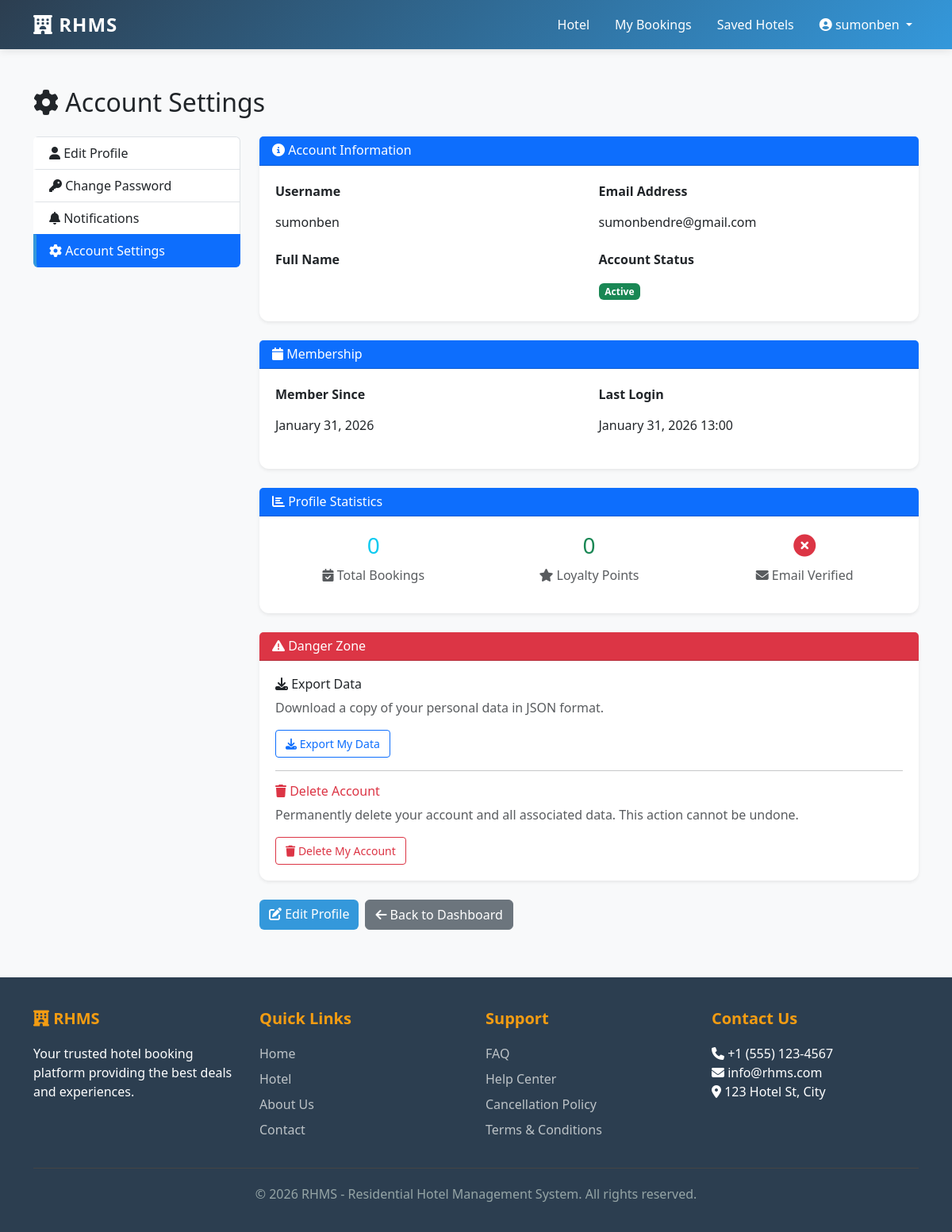
/users/account/ (signed in), run on an earlier commit of the app's database.
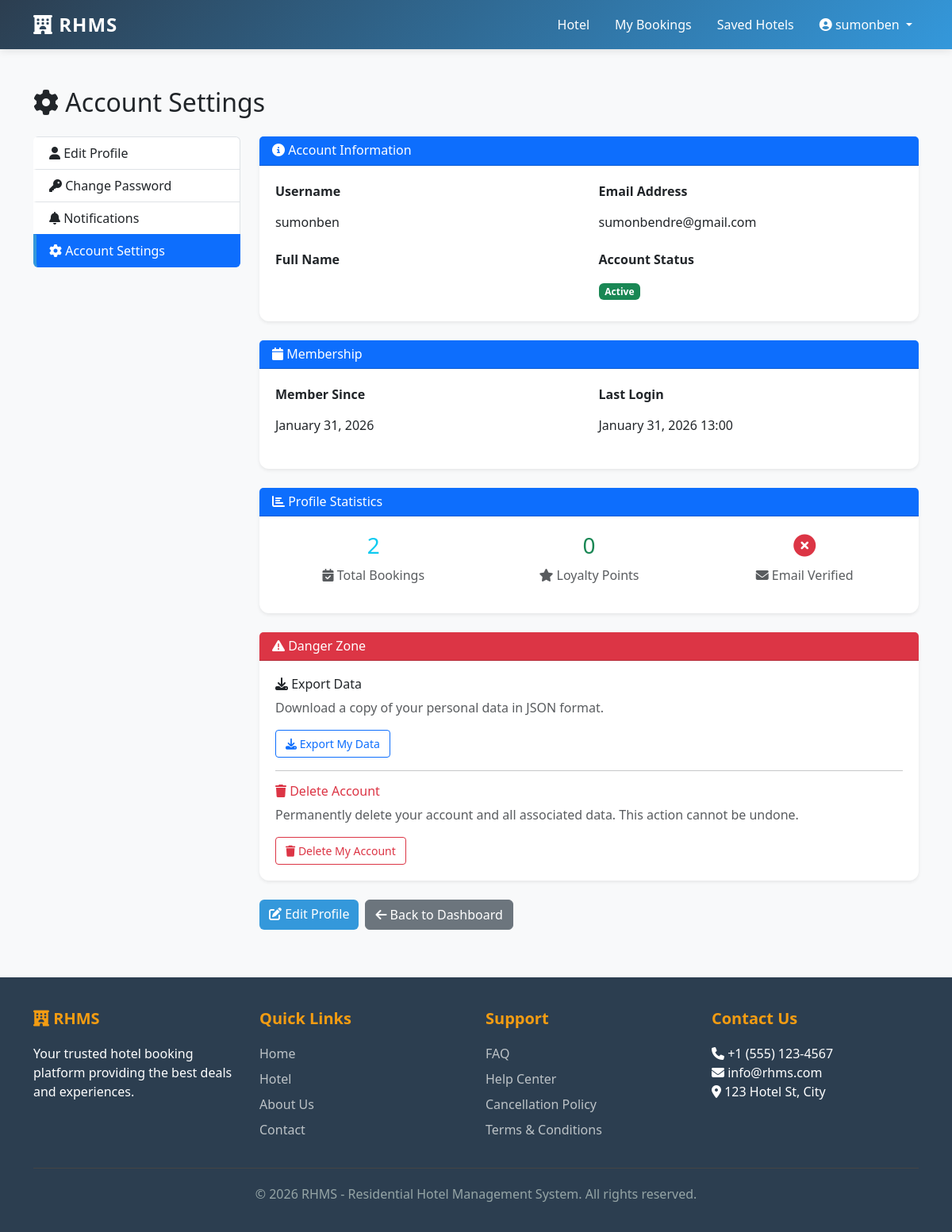
And on a later commit of the database.
### users/models.py (models this page shows, shortened)
class UserProfile(models.Model):
    GENDER_CHOICES = [
        ('M', 'Male'),
        ('F', 'Female'),
        ('O', 'Other'),
    ]
    user = models.OneToOneField(User, on_delete=models.CASCADE, related_name='profile')
    phone = models.CharField(max_length=20, blank=True)
    date_of_birth = models.DateField(null=True, blank=True)
    gender = models.CharField(max_length=1, choices=GENDER_CHOICES, blank=True)
    profile_picture = models.ImageField(upload_to='profile_pictures/', null=True, blank=True)
    nationality = models.CharField(max_length=100, blank=True)
    address = models.CharField(max_length=255, blank=True)
    city = models.CharField(max_length=100, blank=True)
    state = models.CharField(max_length=100, blank=True)
    country = models.CharField(max_length=100, blank=True)
    postal_code = models.CharField(max_length=20, blank=True)
    loyalty_points = models.IntegerField(default=0)
    total_bookings = models.IntegerField(default=0)
    is_email_verified = models.BooleanField(default=False)
    is_phone_verified = models.BooleanField(default=False)
    created_at = models.DateTimeField(auto_now_add=True)
    updated_at = models.DateTimeField(auto_now=True)
    class Meta:
        verbose_name_plural = "User Profiles"

### users/views.py (the view)
# urls.py: path('account/', views.user_account, name='account'),
def user_account(request):
    if not request.user.is_authenticated:
        return redirect('users:login')
    return render(request, 'users/account.html', {
        'user': request.user,
        'profile': request.user.profile
    })

### templates/users/account.html (shortened to what the changed rows need)
{% extends 'base.html' %}
{% load static %}
{% block content %}
<div class="container mt-5 mb-5">
    <div class="row">
        <div class="col-md-12">
            <h2 class="mb-4"><i class="fas fa-cog"></i> Account Settings</h2>
        </div>
    </div>
    <div class="row">
        <div class="col-md-9">
            <div class="card shadow-sm mb-4">
                <div class="card-body">
                    <div class="row">
                        <div class="col-md-4 text-center">
                            <h3 class="text-info">{{ profile.total_bookings }}</h3>
                            <p class="text-muted"><i class="fas fa-calendar-check"></i> Total Bookings</p>
                        </div>
                        <div class="col-md-4 text-center">
                            <h3 class="text-success">{{ profile.loyalty_points }}</h3>
                            <p class="text-muted"><i class="fas fa-star"></i> Loyalty Points</p>
                        </div>
                    </div>
                </div>
            </div>
        </div>
    </div>
</div>
{% endblock %}

What changed in the data, as far as the page shows it:
changed UserProfile: total_bookings "0" → "2"
